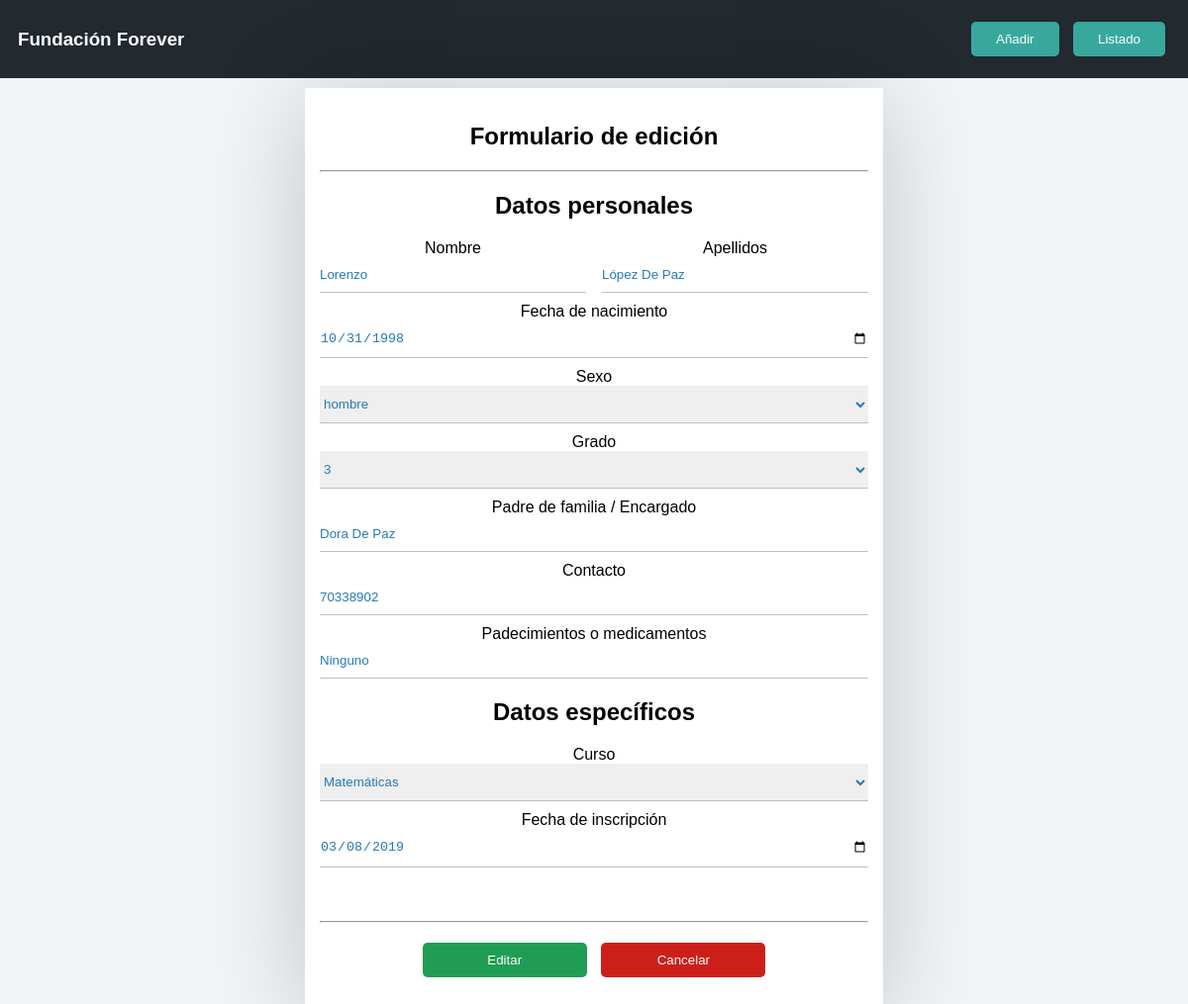
Page /edit.php?id=2 on the earlier database version.
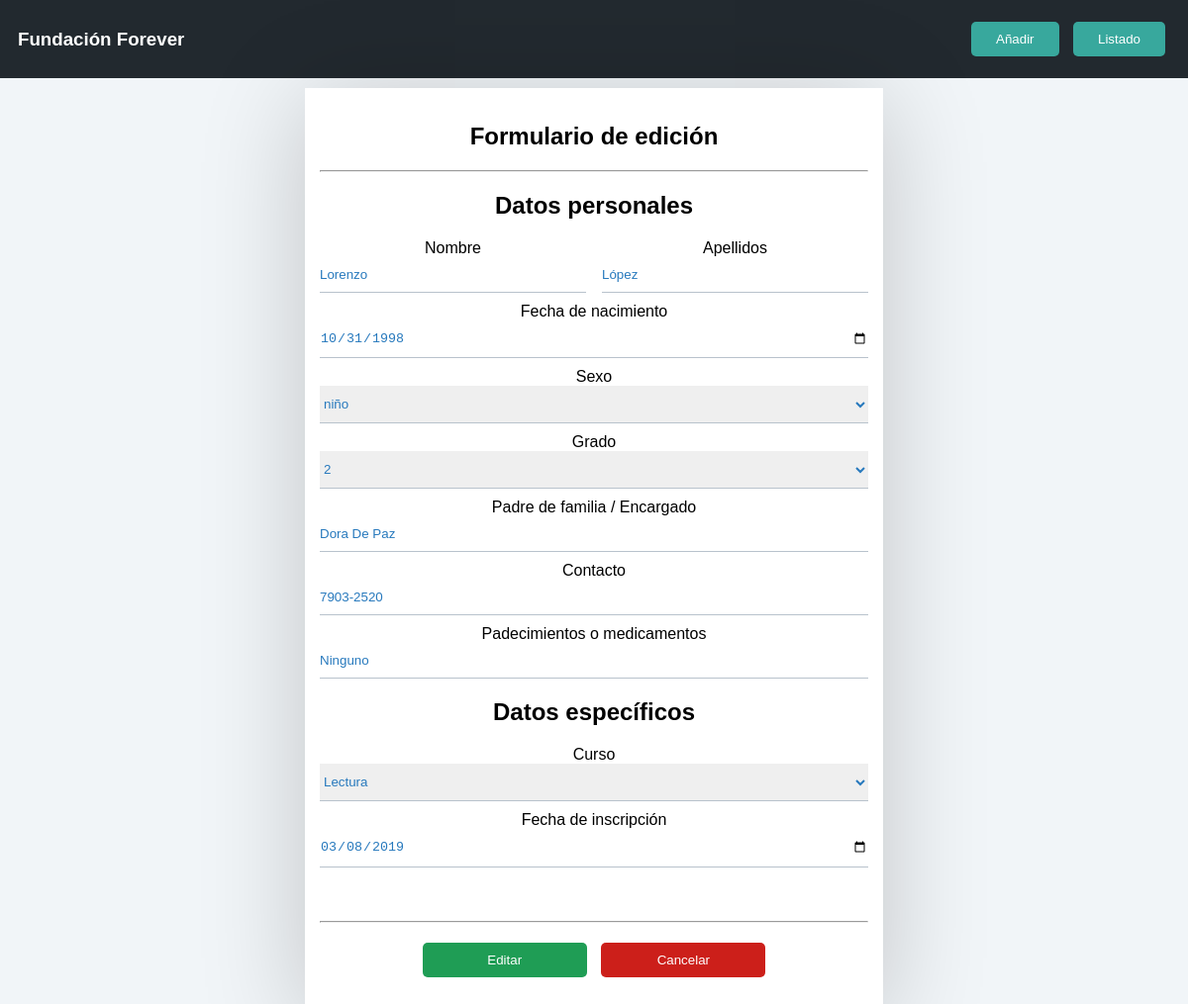
Same page on the later database version.
### tables this page shows
CREATE TABLE "estudiantes" (
	`id_student`	INTEGER PRIMARY KEY AUTOINCREMENT,
	`nombre`	TEXT,
	`apellido`	TEXT,
	`nacimiento`	NUMERIC,
	`sexo`	TEXT,
	`grado`	INTEGER,
	`encargado`	TEXT,
	`contacto`	NUMERIC,
	`cuidados`	TEXT,
	`curso`	TEXT,
	`inscripcion`	NUMERIC,
	`estado`	INTEGER
);

### edit.php (the view, shortened to what this page needs)
<?php
	$conexion = new sqlite3('db/students.db');
	$id = $_GET['id'];
	$sql = $conexion -> query("SELECT * FROM estudiantes WHERE id_student='$id'");
	$row = $sql -> FetchArray();
?>
<!DOCTYPE html>
<html lang="en">
<head>
	<link rel="stylesheet" href="css/flexboxgrid.min.css">
	<link rel="stylesheet" href="css/style.css">
</head>
<body style="margin:0;padding:0;">
	<nav class="container-fluid">
		<div class="row middle-xs nav_bar">
			<h3 class="col-xs-12 col-md-8 center-xs start-md">Fundación Forever</h3>
			<div class="col-xs-12 col-md-4 center-xs end-md">
				<a href="index.php"><button class="btn btn-natural">Añadir</button></a>
				<a href="list.php"><button class="btn btn-natural">Listado</button></a>
			</div>
		</div>
	</nav>
	<section class="container-fluid" id="wrap">
		<div class="row center-xs">
			<div class="col-xs-12 col-md-6 space">
				<div class="box-form">
					<h1>Formulario de edición</h1>
					<hr>
					<form action="fn/edit_student.php" method="POST">
						<h2>Datos personales</h2>
						<div class="space">
							<div class="row">
								<div class="col-xs-12 col-md-6">
									<label for="Nombre">Nombre</label><br>
									<input type="text" name="nombre" id="Nombre" value="<?php echo $row['nombre']; ?>">
								</div>
								<div class="col-xs-12 col-md-6">
									<label for="Apellidos">Apellidos</label><br>
									<input type="text" name="apellidos" id="Apellidos" value="<?php echo $row['apellido']; ?>">
								</div>
							</div>
						</div>
						<div class="space">
							<label for="Nacimiento">Fecha de nacimiento</label><br>
							<input type="date" name="nacimiento" id="Nacimiento" value="<?php echo $row['nacimiento']; ?>">
						</div>
						<div class="space">
							<label for="Sexo">Sexo</label>
							<select name="sexo" id="Sexo">
								<option value="<?php echo $row['sexo']; ?>"><?php echo $row['sexo']; ?></option>
							</select>
						</div>
						<div class="space">
							<label for="Contacto">Grado</label><br>
							<select name="grado" id="Grado">
								<option value="<?php echo $row['grado']; ?>"><?php echo $row['grado']; ?></option>
							</select>
						</div>
						<div class="space">
							<label for="Responsable">Padre de familia / Encargado</label><br>
							<input type="text" name="responsable" id="Responsable" value="<?php echo $row['encargado']; ?>">
						</div>
						<div class="space">
							<label for="Contacto">Contacto</label><br>
							<input type="text" name="contacto" id="Contacto" value="<?php echo $row['contacto']; ?>">
						</div>
						<div class="space">
							<label for="Cuidados">Padecimientos o medicamentos</label><br>
							<input type="text" name="cuidados" id="Cuidados" value="<?php echo $row['cuidados']; ?>">
						</div>
						<h2>Datos específicos</h2>
						<div class="space">
							<label for="Curso">Curso</label><br>
							<select name="curso" id="Curso">
								<option value="<?php echo $row['curso']; ?>"><?php echo $row['curso']; ?></option>
							</select>
						</div>
						<div class="space">
							<label for="Inscripcion">Fecha de inscripción</label><br>
							<input type="date" name="inscripcion" id="Inscripcion" value="<?php echo $row['inscripcion']; ?>">
						</div>
						<br><br><hr>
						<div style="margin: 20px 0px;" class="center-xs">
							<a><button type="submit" class="btn btn-action" id="send" name="send" style="width: 30%;">Editar</button></a>
							<a href="./"><button type="button" class="btn btn-danger" id="send" name="send" style="width: 30%;">Cancelar</button></a>
						</div>
					</form>
				</div>
			</div>
		</div>
	</section>
</body>
</html>

Differences in the rows shown:
changed estudiantes "Lorenzo": apellidos "López De Paz" → "López"; sexo "hombre" → "niño"; grado "3" → "2"; contacto "70338902" → "7903-2520"; curso "Matemáticas" → "Lectura"
